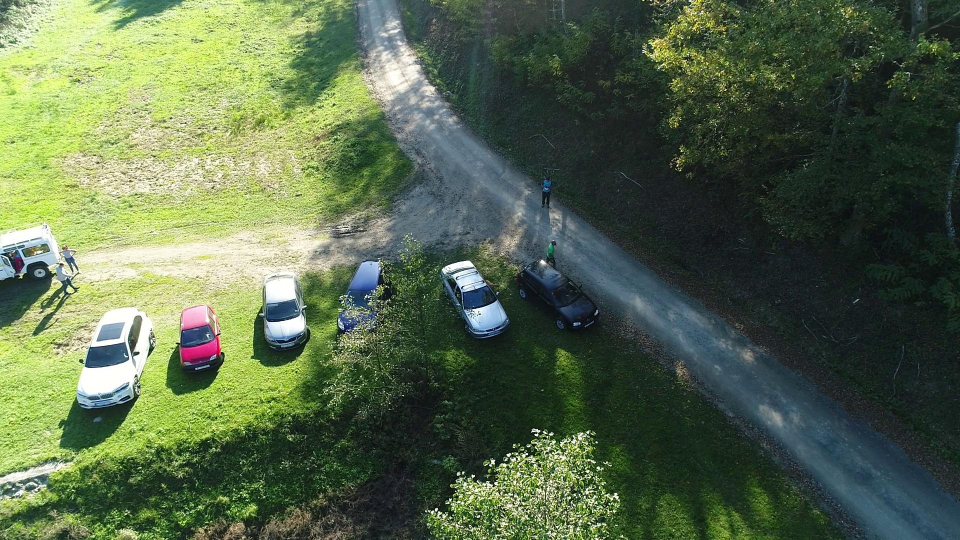
#> input picture dataset/images/train/gss1031_jpg.rf.8e55af7de5383078887f05fbde0df4a4.jpg, 1920 x 1080 px (shown at 1/2 size); its folder holds only this picture in this run
$ jupyter execute --allow-errors combined_notebook.ipynb
#> lines starting #> are read from the running program, lines starting #| are printed output that depends on the picture
# Step 1 ML project : Describe the dataset and choose the model to use

[cell 1]
# === Import library ===
import pandas as pd
import seaborn as sns
import matplotlib.pyplot as plt
from pathlib import Path

sns.set(style="whitegrid")

## 1 - Presentation of the variables :

In the dataset, we can see multiples columns that describe the data that we try to identify :

| Column      | Description |
|------------|-------------|
| `class_id` | The class ID of the object. For this project, each number reprensent a posture |
| `x_center` | The normalized x-coordinate of the bounding box center. |
| `y_center` | The normalized y-coordinate of the bounding box center. |
| `width`    | The normalized width of the bounding box. |
| `height`   | The normalized height of the bounding box. |

The goal is to annotate humans in landscape and recognize their posture.

[cell 2]
#  load the dataset
root = Path(r"dataset\labels")
label_files = list(root.rglob("*.txt"))

rows = []
for f in label_files:
    split = f.parent.name  # train / valid / test
    with open(f, "r", encoding="utf-8", errors="ignore") as file:
        for line in file:
            parts = line.strip().split()
            if len(parts) == 5:
                cls, xc, yc, w, h = parts
                rows.append({
                    "split": split,
                    "file": f.stem,
                    "class_id": int(cls),
                    "x_center": float(xc),
                    "y_center": float(yc),
                    "width": float(w),
                    "height": float(h)
                })

df = pd.DataFrame(rows)

#> (a cell that did not finish here is left out)

#> (a cell that did not finish here is left out)

This analysis examines how the dataset is distributed across the training, validation, and test splits.
Ensuring a balanced split structure is crucial to guarantee that the model learns effectively while still being evaluated on unseen data.
As expected, most annotations are present in the training set, while smaller portions are reserved for validation and testing.
This confirms that the dataset follows a reasonable split ratio suitable for supervised learning.

[cell 5]
# === Add names for the class ID
classes = {
    0: "Running",
    1: "Walking",
    2: "Laying_down",
    3: "Not_defined",
    4: "Seated",
    5: "Stands"
}

#> (the rest of this cell did not finish here and is left out)

There is 5 different posture :
| Column      | Description |
|------------|-------------|
| `0` | The person is running |
| `1` | The person is walking |
| `2` | Laying_down |
| `3`    | Not_defined |
| `4`   | Seated |
| `5`   | Stands |

#> (a cell that did not finish here is left out)

This section analyzes the distribution of the six posture classes in the dataset.
The results show a clear class imbalance, with Stands and Laying_down being the most frequent classes, while Running is underrepresented.
Such imbalance can bias the model toward majority classes, resulting in lower detection accuracy for rare postures.
To address this, data augmentation or class weighting strategies may be considered during training.
The average number of annotated objects per image is around 2–3, indicating a moderate annotation density per frame.

[cell 7]
# === Descriptive statistics ===
quant_vars = ["x_center", "y_center", "width", "height"]
print("=== Descriptive statistics for quantitative variables ===")
#> (the rest of this cell did not finish here and is left out)

Descriptive statistics were computed for the four quantitative YOLO variables: x_center, y_center, width, and height.
The mean x_center value (≈0.50) indicates that the objects are symmetrically distributed along the horizontal axis, while the mean y_center (≈0.42) shows a slight tendency toward the lower part of the image.
Bounding box sizes are relatively small (width ≈ 0.024, height ≈ 0.054), which is consistent with detecting individual human postures.
All values fall within the expected [0,1] range, confirming the quality and normalization of the annotations.

#> (a cell that did not finish here is left out)

To better understand the spatial and geometric properties of the annotations, we visualized the distributions of the YOLO quantitative variables (x_center, y_center, width, and height).
The x_center values are almost uniformly distributed, indicating that objects appear across the full image width.
The y_center distribution shows a concentration in the lower part of the image, reflecting that most subjects stand on the ground.
Both width and height distributions are right-skewed, confirming that most bounding boxes are small and vertically oriented, which is consistent with detecting human postures.
These findings indicate good annotation consistency and no positional bias.

#> (a cell that did not finish here is left out)

A correlation heatmap was generated to explore potential relationships between the YOLO annotation variables (x_center, y_center, width, height).
The results show that the bounding box width and height are moderately correlated (r = 0.58), which is expected since larger objects scale in both dimensions.
The slight positive correlations between y_center and size variables suggest that larger objects tend to appear slightly lower in the image, which is consistent with people standing on the ground.
The near-zero correlation between x_center and the other variables confirms that objects are horizontally well distributed.

[cell 10]
import seaborn as sns
import matplotlib.pyplot as plt

plt.figure(figsize=(6,6))
#> (the rest of this cell did not finish here and is left out)

A two-dimensional density map was generated using the normalized YOLO coordinates x_center and y_center to visualize the spatial distribution of annotated objects across all dataset splits.

The plot shows a high concentration of annotations in the lower region of the image, indicating that most objects tend to appear near the bottom of the frame. This is expected since the annotated objects (people) are typically standing or positioned on the ground.

The horizontal distribution appears uniform, suggesting that objects are well spread from left to right without positional bias.

Darker areas correspond to regions with few or no annotations — usually the upper part of the image, which often represents the background or sky.

[cell 11]
import seaborn as sns
import matplotlib.pyplot as plt

# --- 2D KDE plots per class ---
plt.figure(figsize=(12, 8))

# List of unique class names
#> (the rest of this cell did not finish here and is left out)

This set of density maps illustrates the spatial distribution of object centers (x_center, y_center) for each action class individually.

We can observe distinct spatial patterns depending on the posture:

Standing and Walking objects are mainly concentrated in the lower region of the image, reflecting people in an upright position on the ground.

Laying_down and Seated classes show a more dispersed vertical distribution, often appearing higher in the frame, as their bounding boxes cover less height and may be located further from the ground.

The Running class, although less frequent, follows a similar lower-region pattern to the Standing and Walking classes.

The Not_defined category appears more variable, which is consistent with its nature as a catch-all label.

## 2 - Pre processing the data

[cell 12]
from ultralytics import YOLO
import os, json, random, shutil
import cv2
import matplotlib.pyplot as plt
from pathlib import Path
import numpy as np

## Adjust brightness and contrast of images

**Description:**
Adjusts the brightness and contrast of an image to simulate varying lighting conditions.

**Args:**

| Argument | Description |
|-----------|-------------|
| `image` | Input BGR image from dataset |
| `brightness_factor` | Multiplier for brightness (`0.6–1.4` if `None`) |
| `contrast_factor` | Multiplier for contrast (`0.7–1.3` if `None`) |

**Returns:**

| Returns | Description |
|----------|-------------|
| `tuple` | (`augmented_image`, `brightness_factor_used`, `contrast_factor_used`) |

[cell 13]
def adjust_brightness_contrast(image, brightness_factor=None, contrast_factor=None):
    """
    Adjust brightness and contrast of an image
    """
    if brightness_factor is None:
        brightness_factor = random.uniform(0.6, 1.4)
    if contrast_factor is None:
        contrast_factor = random.uniform(0.7, 1.3)

    # Adjust brightness
    bright_img = cv2.multiply(image, brightness_factor)

    # Adjust contrast
    mean = np.mean(bright_img)
    contrast_img = cv2.addWeighted(bright_img, contrast_factor, mean, 0, 0)

    # Clip values to valid range [0, 255]
    final_img = np.clip(contrast_img, 0, 255).astype(np.uint8)

    return final_img, brightness_factor, contrast_factor

**Description:**
Rotates a point `(x, y)` around a center `(cx, cy)` by a specified angle.

**Args:**

| Argument | Description |
|-----------|-------------|
| `x` | X-coordinate of the point to rotate |
| `y` | Y-coordinate of the point to rotate |
| `angle` | Rotation angle in degrees (positive = counterclockwise) |
| `cx` | X-coordinate of the rotation center (default: `0.5`) |
| `cy` | Y-coordinate of the rotation center (default: `0.5`) |

**Returns:**

| Returns | Description |
|----------|-------------|
| `tuple` | `(x_final, y_final)` — Coordinates of the rotated point |

[cell 14]
# [10 lines left out: function rotate_point, not called in this run]

## Rotate YOLO format annotation

**Description:**
Rotates a YOLO-format annotation `[class_id, xc, yc, w, h]`.

**Args:**

| Argument | Description |
|-----------|-------------|
| `annotation` | List `[class_id, xc, yc, w, h]` normalized to `[0,1]` |
| `angle` | Rotation angle in degrees. Width/height are swapped for 90° or 270° |

**Returns:**

| Returns | Description |
|----------|-------------|
| `list` | `[class_id, x_center, y_center, width, height]` after rotation, clipped to `[0,1]` |

[cell 15]
# [15 lines left out: function rotate_yolo_annotation, not called in this run]

## Add fog effect to an image

**Description:**
Simulates fog or haze on an image by blending it with a blurred noise layer.

**Args:**

| Argument | Description |
|-----------|-------------|
| `image` | Input BGR image (dtype `uint8`, `[0,255]`) |
| `intensite` | Fog density factor `[0.0–1.0]` (default: `0.5`) |

**Returns:**

| Returns | Description |
|----------|-------------|
| `numpy.ndarray` | Fog-augmented BGR image (`uint8`) |

[cell 16]
def add_fog(image, intensite=0.5):
    image = image.astype(np.float32) / 255.0

    hauteur, largeur = image.shape[:2]
    bruit = np.random.normal(loc=0.5, scale=0.5, size=(hauteur, largeur)).astype(np.float32)
    brouillard = cv2.GaussianBlur(bruit, (0, 0), sigmaX=max(1.0, hauteur/10), sigmaY=max(1.0, largeur/10))

    brouillard = cv2.normalize(brouillard, None, 0, 1, cv2.NORM_MINMAX)
    brouillard = brouillard[:, :, np.newaxis]
    brouillard = np.repeat(brouillard, 3, axis=2)

    image_brouillard = cv2.addWeighted(image, 1 - float(intensite), brouillard, float(intensite), 0)
    image_brouillard = (np.clip(image_brouillard, 0.0, 1.0) * 255).astype(np.uint8)

    return image_brouillard

## Build tilt perspective transform matrix

**Description:**
Generates a 3×3 perspective matrix simulating X-axis tilt.

**Args:**

| Argument | Description |
|-----------|-------------|
| `w` | Image width in pixels |
| `h` | Image height in pixels |
| `tilt_deg` | Tilt angle in degrees (positive tilts top edge away) |

**Returns:**

| Returns | Description |
|----------|-------------|
| `numpy.ndarray` | 3×3 perspective transform matrix (`float32`) |

##  Transform a single point using a homography matrix

**Description:**
Applies a 3×3 homography to a single point `(x, y)`.

**Args:**

| Argument | Description |
|-----------|-------------|
| `pt` | `(x, y)` point in pixel coordinates |
| `M` | 3×3 homography matrix |

**Returns:**

| Returns | Description |
|----------|-------------|
| `tuple` | Transformed `(x', y')` coordinates |

##  Convert YOLO bounding box to corner coordinates

**Description:**
Converts YOLO annotation `[xc, yc, w, h]` normalized to `[0,1]` into four pixel corners.

**Args:**

| Argument | Description |
|-----------|-------------|
| `xc` | Normalized x center |
| `yc` | Normalized y center |
| `w` | Normalized width |
| `h` | Normalized height |
| `img_w` | Image width in pixels |
| `img_h` | Image height in pixels |

**Returns:**

| Returns | Description |
|----------|-------------|
| `list` | 4 corner `(x, y)` pixel coordinates (top-left, top-right, bottom-right, bottom-left) |

##  Convert corners back to YOLO annotation

**Description:**
Converts transformed corner coordinates into YOLO annotation `[class_id, xc, yc, w, h]`.

**Args:**

| Argument | Description |
|-----------|-------------|
| `corners` | List of 4 `(x, y)` pixel coordinates |
| `img_w` | Image width in pixels |
| `img_h` | Image height in pixels |
| `class_id` | Object class ID (default: `0`) |

**Returns:**

| Returns | Description |
|----------|-------------|
| `list` | `[class_id, xc, yc, w, h]` normalized YOLO annotation, or `None` if invalid |

[cell 17]
def build_tilt_transform_matrix(w, h, tilt_deg):
    """Return a 3x3 perspective transform matrix that simulates an X-axis tilt.
    tilt_deg: positive tilts the top edge away (makes top narrower), negative brings it closer.
    """
    # Limit tilt to avoid degenerate transforms
    max_tilt = 15  # reduced from 60 to 15 degrees
    tilt_deg = np.clip(tilt_deg, -max_tilt, max_tilt)

    # Strength parameter derived from angle; map degrees to a vertical shift factor
    t = np.tan(np.radians(tilt_deg)) * 0.5  # scale down to reasonable perspective

    # Define source points (corners of the image)
    src = np.array([[0, 0], [w - 1, 0], [w - 1, h - 1], [0, h - 1]], dtype=np.float32)

    # Calculate how much to move top edge inward (toward center) based on t
    dx = t * w
    # Move top-left and top-right towards center by dx
    dst_top_left = np.array([dx, 0])
    dst_top_right = np.array([w - 1 - dx, 0])

    # Optionally scale vertical positions to simulate foreshortening
    # y_scale reduces the height perceived for the top when tilting away
    y_scale = 1.0 - abs(t) * 0.5
    dst_bottom_right = np.array([w - 1, (h - 1) * y_scale + (1 - y_scale) * h * 0.5])
    dst_bottom_left = np.array([0, (h - 1) * y_scale + (1 - y_scale) * h * 0.5])

    dst = np.vstack([dst_top_left, dst_top_right, dst_bottom_right, dst_bottom_left]).astype(np.float32)

    # Compute perspective transform
    M = cv2.getPerspectiveTransform(src, dst)
    return M


# [48 lines left out: functions transform_point, yolo_to_corners, corners_to_yolo, not called in this run]

### Create an augmented YOLO dataset

**Description:**
Generates an augmented dataset by applying several image transformations (rotation, fog, brightness/contrast, and X-axis tilt) to a source dataset in YOLO format.
Each transformation produces new images and their corresponding updated annotation files.

**Args:**

| Argument | Description |
|-----------|-------------|
| `dossier_images_source` | Path to the source folder containing original images |
| `dossier_labels_source` | Path to the folder containing YOLO labels for source images |
| `dossier_images_destination` | Destination folder where augmented images will be saved |
| `dossier_labels_destination` | Destination folder for the augmented labels |
| `n_rotations` | Number of images to augment using 90°, 180°, or 270° rotations (default: `200`) |
| `n_fog` | Number of images to augment with fog effect (default: `250`) |
| `n_brightness` | Number of images to augment by adjusting brightness and contrast (default: `200`) |
| `n_rotations_x` | Number of images to augment with X-axis perspective tilt (default: `100`) |
| `deg_x` | Maximum tilt angle in degrees for X-axis transformation (default: `15`) |

**Process Overview:**

1. **Copy original images and labels** to the destination folders.
2. **Rotation augmentations:** randomly selects images and applies rotations of 90°, 180°, or 270°.
   YOLO annotations are adjusted using `rotate_yolo_annotation()`.
3. **Fog augmentations:** simulates fog with random intensity using `ajouter_brouillard()`.
4. **Brightness/contrast augmentations:** randomly modifies lighting using `adjust_brightness_contrast()`.
5. **Perspective tilt augmentations:** applies a tilt along the X-axis using
   `build_tilt_transform_matrix()`, `transform_point()`, and the pair
   `yolo_to_corners()` / `corners_to_yolo()` to transform bounding boxes.

**Returns:**

| Returns | Description |
|----------|-------------|
| `None` | The function creates new images and annotation files in the destination folders. Prints a summary of the augmentation process. |

[cell 18]
def creer_dataset_augmente(
    dossier_images_source,
    dossier_labels_source,
    dossier_images_destination,
    dossier_labels_destination,
    n_rotations=200,
    n_fog=250,
    n_brightness=200,
    n_rotations_x=100,
    deg_x=15
):
      # Creation of destination folders if they do not exist
#> called with dossier_images_source = './dataset/images/train', dossier_labels_source = './dataset/labels/train', dossier_images_destination = './dataset_augmente/images/train', dossier_labels_destination = './dataset_augmente/labels/train', n_rotations = 200, n_fog = 250, n_brightness = 200, n_rotations_x = 100
    Path(dossier_images_destination).mkdir(parents=True, exist_ok=True)
    Path(dossier_labels_destination).mkdir(parents=True, exist_ok=True)

    # convertion in Path objects
    source_images = Path(dossier_images_source)
    source_labels = Path(dossier_labels_source)
    dest_images = Path(dossier_images_destination)
    dest_labels = Path(dossier_labels_destination)

    # take all images from source folder
    extensions_valides = ('.png', '.jpg', '.jpeg', '.bmp', '.tiff')
    toutes_images = [f for f in source_images.iterdir()
                     if f.suffix.lower() in extensions_valides]

    print(f" Number of images found :  {len(toutes_images)}")

    compteur = {
        'originales': 0,
        'rotations': 0,
        'fog': 0,
        'brightness': 0,
        'rotations_x':0
    }

    # 1. Copie of the original images
    print("\n Copy of the original images...")
    for img_path in toutes_images:
        # Copie
        shutil.copy2(img_path, dest_images / img_path.name)

        # Copie if label exists
        label_path = source_labels / f"{img_path.stem}.txt"
        if label_path.exists():
            shutil.copy2(label_path, dest_labels / f"{img_path.stem}.txt")

        compteur['originales'] += 1

    print(f" {compteur['originales']} copied original images")

    # 2. ADD ROTATIONS
    print(f"\n add {n_rotations} rotated images...")
    images_pour_rotation = random.sample(toutes_images, min(n_rotations, len(toutes_images)))
    angles = [90, 180, 270]

    for img_path in images_pour_rotation:
        angle = random.choice(angles)

        # Read image
        img = cv2.imread(str(img_path))
#> img is the input picture: shape (1080, 1920, 3); mean B, G, R 75.2, 103.7, 87.1
        if img is None:
            continue

        # rotation
        height, width = img.shape[:2]
        center = (width // 2, height // 2)
        rotation_matrix = cv2.getRotationMatrix2D(center, angle, 1.0)
        rotated_img = cv2.warpAffine(img, rotation_matrix, (width, height))
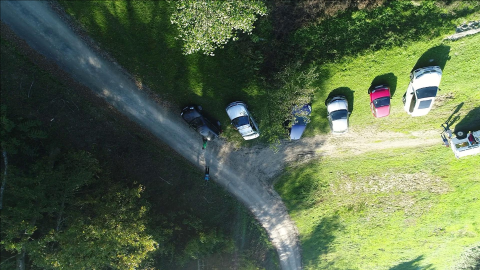
#> rotated_img: shape (1080, 1920, 3) (shown at 1/4 size); mean B, G, R 75, 103.4, 87

        # saving
        nouveau_nom = f"{img_path.stem}_rot{angle}{img_path.suffix}"
        cv2.imwrite(str(dest_images / nouveau_nom), rotated_img)

        # copie label if exists
        label_path = source_labels / f"{img_path.stem}.txt"
        if label_path.exists():
            with open(label_path, 'r') as f:
                annotations = f.readlines()

            rotated_annotations = []
            for ann in annotations:
                ann_parts = list(map(float, ann.strip().split()))
                rotated_ann = rotate_yolo_annotation(ann_parts, angle)
                rotated_annotations.append(' '.join(map(str, rotated_ann)))

            with open(dest_labels / f"{img_path.stem}_rot{angle}.txt", 'w') as f:
                f.write('\n'.join(rotated_annotations))

        compteur['rotations'] += 1

    print(f" {compteur['rotations']} images with rotation added")

    # 3. ADD IMAGES WITH BROUILLARD
    print(f"\n  add {n_fog} images with fog...")
    images_pour_fog = random.sample(toutes_images, min(n_fog, len(toutes_images)))

    for img_path in images_pour_fog:
        # Read image
        img = cv2.imread(str(img_path))
        if img is None:
            continue

        # add fog
        intensite = random.uniform(0.2, 0.7)
        img_fog = add_fog(img, intensite=intensite)
#> in add_fog, `brouillard = cv2.GaussianBlur(bruit, (0, 0), sigmaX=max(1.0, hauteur/1..`:
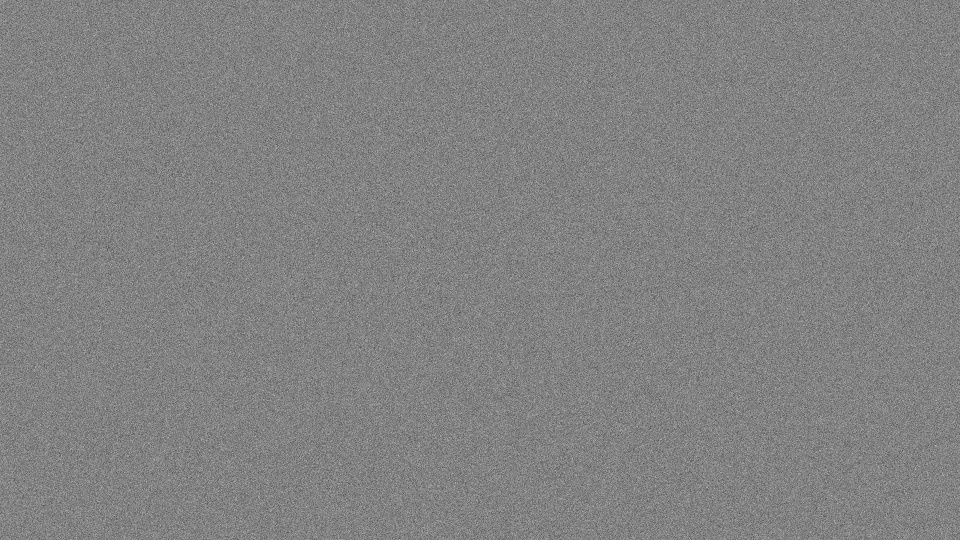
#> bruit: shape (1080, 1920) float32 (shown at 1/2 size); min -2, max 2.9, mean 0.5; drawn with min black and max white
#> (the rest of the program and of its run is left out)
